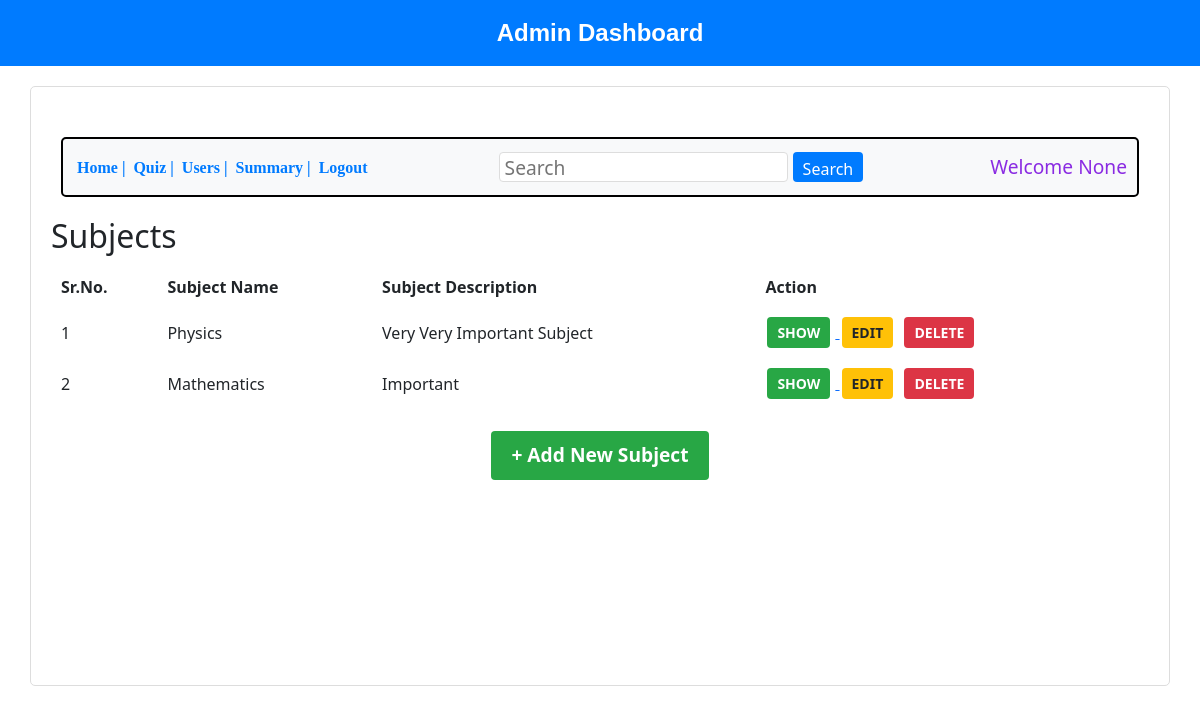
Page /admin_dash on the earlier database version.
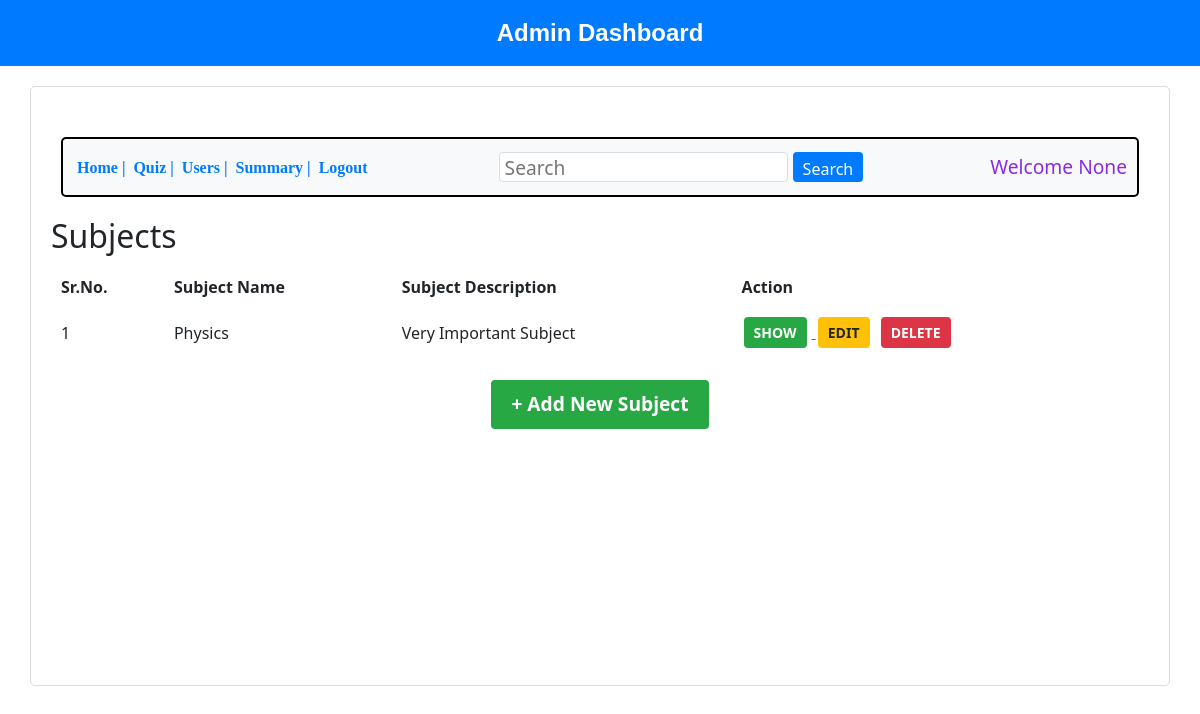
Same page on the later database version.
### backend/models.py (models this page shows, shortened)
class Subject(db.Model):
    __tablename__ = "subjects"
    id = db.Column(db.Integer, primary_key=True)
    name = db.Column(db.String, nullable=False, unique=True)
    desc = db.Column(db.String, nullable=False, unique=True)
    chapters = db.relationship('Chapter', backref='subject', lazy='dynamic')

### backend/controllers.py (the view)
@app.route("/admin_dash")
def admin_dashboard():
    subjects = Subject.query.all()
    return render_template("admin_dash.html", name=request.args.get('email'), subjects=subjects, users={}, msg="")

### templates/admin_dash.html (shortened to what this page needs)
<!DOCTYPE html>
<html lang="en">
<head>
    <link rel="stylesheet" href="/static/style.css">
    <link rel="stylesheet" href="https://cdnjs.cloudflare.com/ajax/libs/bootstrap/5.3.2/css/bootstrap.min.css">
</head>
<body>
    <header class="header2">Admin Dashboard</header>
    <div class="bordertime">
        <div class="button-container">
            <a href="/admin_dash"><button class="nav-button">Home |</button></a>
            <a href="/show_quizzes"><button class="nav-button">Quiz |</button></a>
            <a href="/show_user"><button class="nav-button">Users |</button></a>
            <a href="/summary_charts"><button class="nav-button">Summary |</button></a>
            <a href="/login"><button class="nav-button">Logout</button></a>
            <input class="search" type="search" placeholder="Search">
            <button class="searching">Search</button>
            <h4 class="text">Welcome {{ name }}</h4>
        </div>
        <h2>Subjects</h2>
        {% if subjects %}
                <table class="subject-table">
                    <thead>
                        <tr>
                            <th>Sr.No.</th>
                            <th>Subject Name</th>
                            <th>Subject Description</th>
                            <th>Action</th>
                        </tr>
                    </thead>
                    <tbody>
                        {% for subject in subjects %}
                            <tr>
                                <td>{{ loop.index }}</td>
                                <td>{{ subject.name }}</td>
                                <td>{{ subject.desc }}</td>
                                <td>
                                    <a href="{{ url_for('show_chapters', subject_id=subject.id) }}">
                                        <button class="action-btn show-btn">SHOW</button>
                                    </a>
                                    <button class="action-btn edit-btn" data-bs-toggle="modal"
                                            data-bs-target="#editSubjectModal"
                                            data-subject-id="{{ subject.id }}"
                                            data-subject-name="{{ subject.name }}"
                                            data-subject-desc="{{ subject.desc }}">
                                        EDIT
                                    </button>
                                    <a href="{{ url_for('delete_subject', subject_id=subject.id) }}"
                                       onclick="return confirm('Are you sure you want to delete this subject?')">
                                        <button class="action-btn delete-btn">DELETE</button>
                                    </a>
                                </td>
                            </tr>
                        {% endfor %}
                    </tbody>
                </table>
            {% else %}
                <div class="no-subjects">
                    <h3>No Subjects available</h3>
                    <p>Click the button below to add a new subject.</p>
                </div>
            {% endif %}
        <center>
            <a href="/new-subject">
                <button type="button" class="adding-button">+ Add New Subject</button>
            </a>
        </center>
    </div>
</body>
</html>

Differences in the rows shown:
removed Subject: name "Mathematics", desc "Important"
changed Subject "Physics": desc "Very Very Important Subject" → "Very Important Subject"
